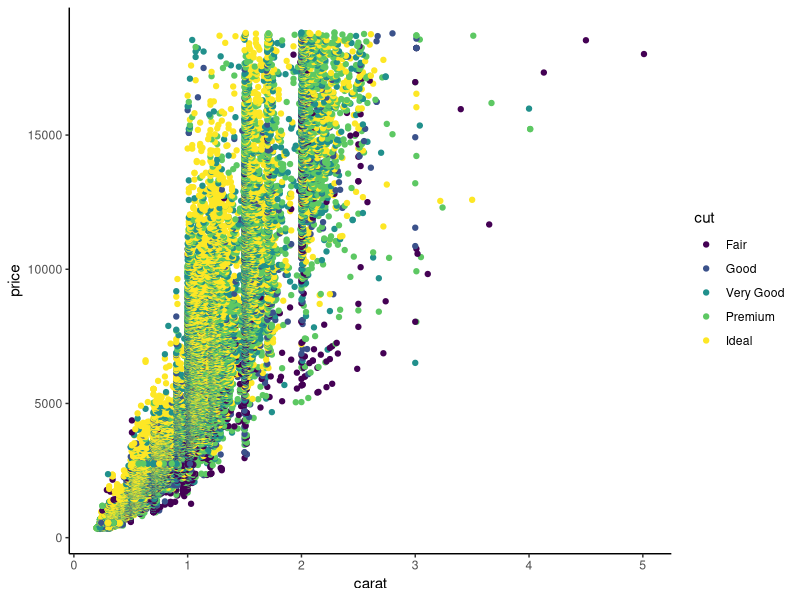
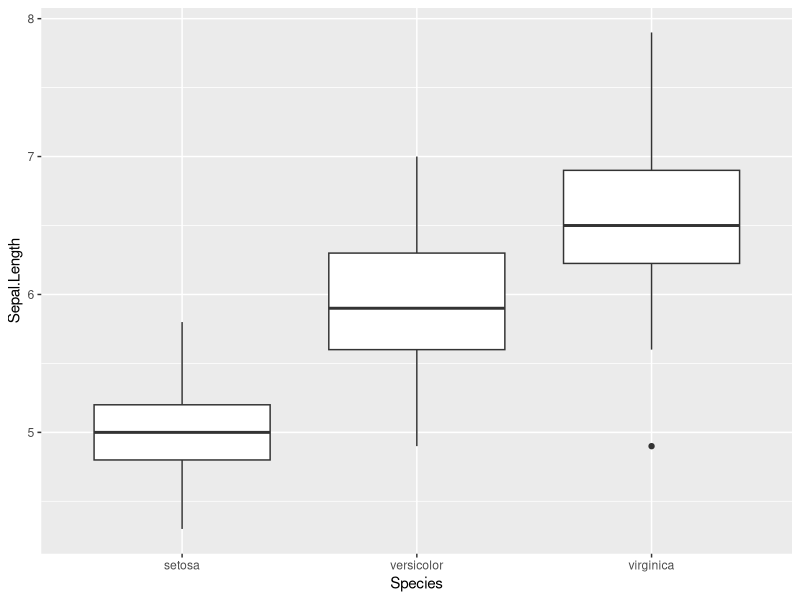
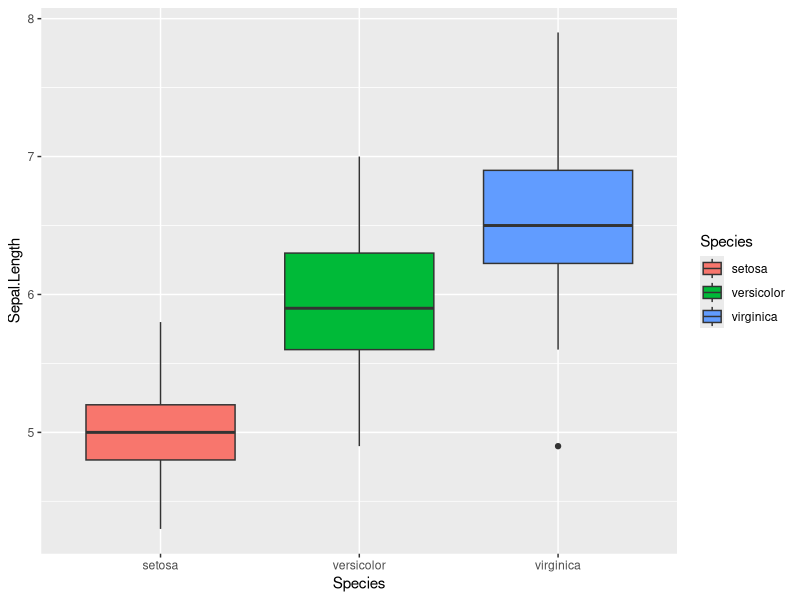
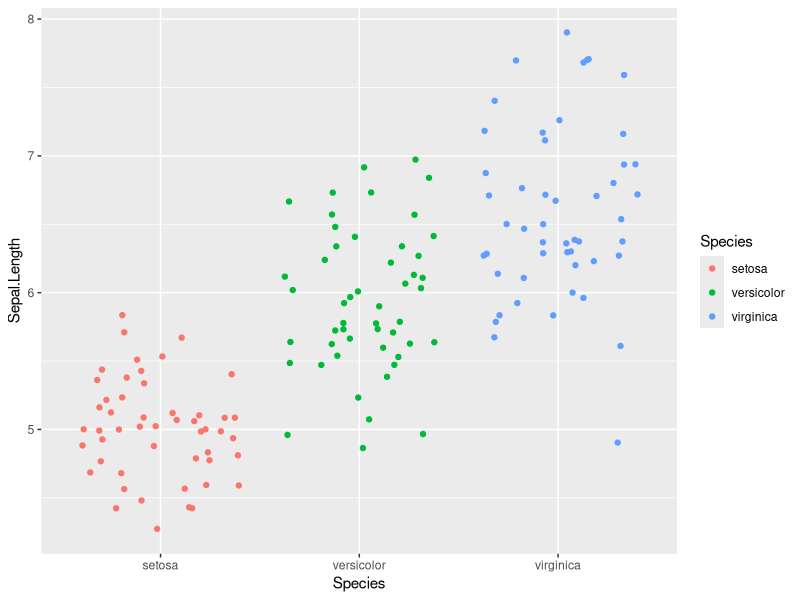
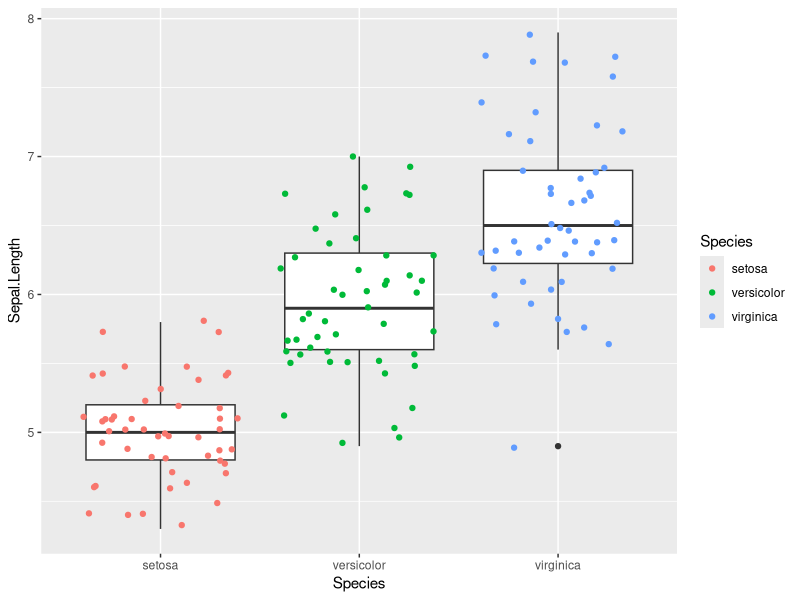
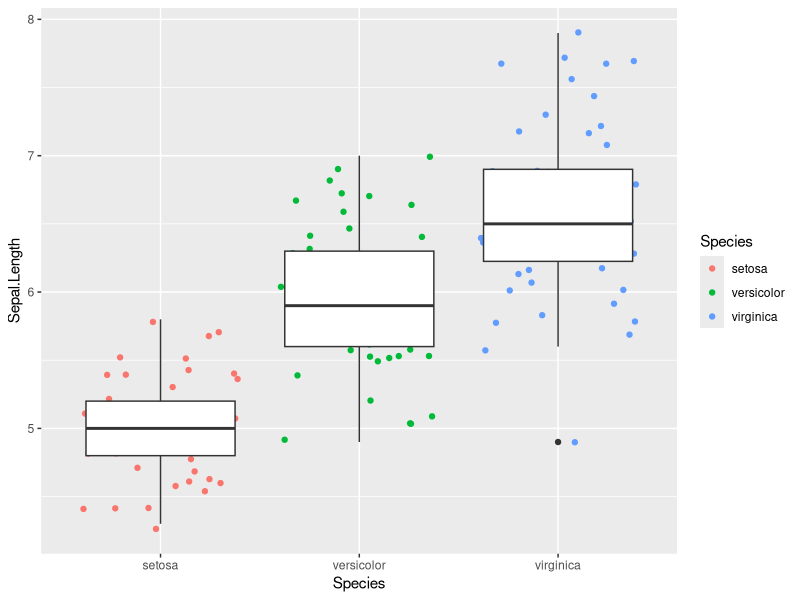
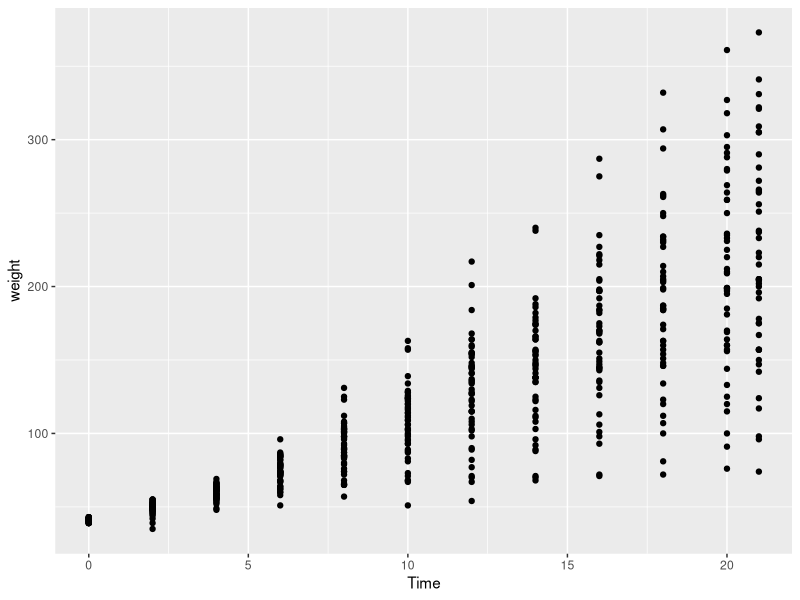
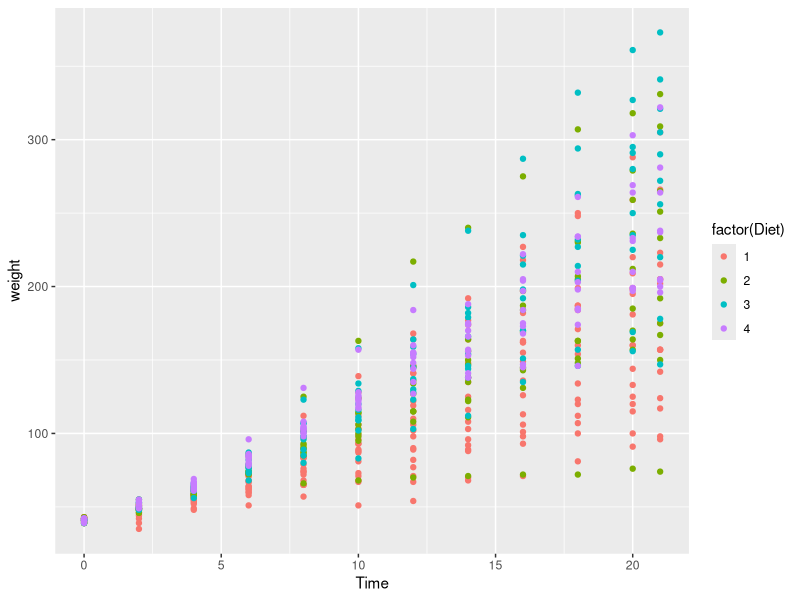

Write R code to recreate these figures, in order.
## ---- chunk 1
library(tidyverse)
data("diamonds")
ggplot(diamonds, aes(x = carat, y=price)) + geom_point(aes(color = cut)) + theme_classic()
## ---- chunk 2
data("iris")
ggplot(iris, aes(x = Species, y = Sepal.Length)) + geom_boxplot()
## ---- chunk 3
ggplot(iris, aes(x = Species, y = Sepal.Length)) + geom_boxplot(aes(fill = Species))
## ---- chunk 4
ggplot(iris, aes(x = Species, y = Sepal.Length)) + geom_jitter(aes(color = Species))
## ---- chunk 5
ggplot(iris, aes(x = Species, y = Sepal.Length)) + geom_boxplot() + geom_jitter(aes(color = Species))
## ---- chunk 6
ggplot(iris, aes(x = Species, y = Sepal.Length)) + geom_jitter(aes(color = Species)) + geom_boxplot()
## ---- chunk 7
data("ChickWeight")
ggplot(ChickWeight, aes(x = Time, y= weight)) + geom_point()
## ---- chunk 8
data("ChickWeight")
ggplot(ChickWeight, aes(x = Time, y= weight)) + geom_point(aes(color = factor(Diet)))
## ---- chunk 9
ggplot(ChickWeight, aes(x = Time, y= weight)) + geom_point(aes(color = factor(Diet))) + geom_smooth(aes(fill = factor(Diet)))
